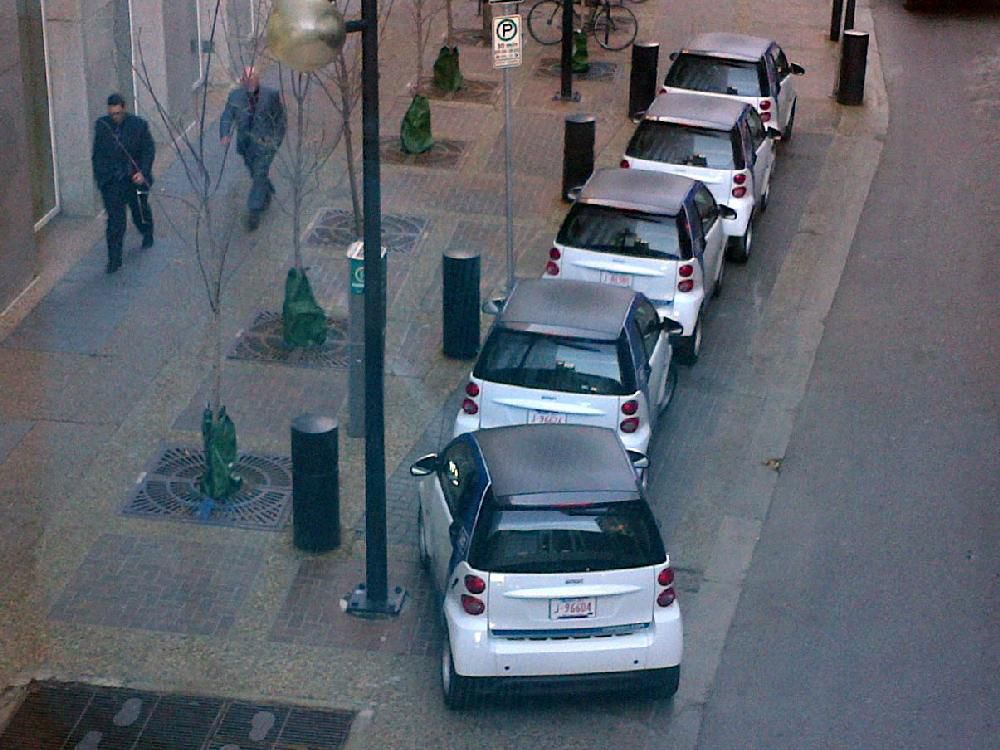
#> input picture cars_and_ped_detection/cars_peds_Img.jpg, 1000 x 750 px
$ python cars_ped_tracking.py
#> lines starting #> are read from the running program, lines starting #| are printed output that depends on the picture; after the words box and inside, x2 and y2 are one past the last pixel; in counts of white or black regions, pixels touching at a corner belong together
'''
we are again using pre-trained datasets/model from the openCv library.
'''

import cv2

'''
#Our Car Image
img_file = 'cars_Img.jpg'
#path to our training file
path = 'cars_train.xml'

#Our cv image
cv_img = cv2.imread(img_file)
#converting to B/w (for haar features detection)
gray_img = cv2.cvtColor(cv_img, cv2.COLOR_BGR2GRAY)
#create model for car classification
car_detector_model = cv2.CascadeClassifier('cars_train.xml')

#make model to detect cars
detected_cars = car_detector_model.detectMultiScale(gray_img)       #detectMultiscale -> detect cars of all scale, wheteher smalls or large

#Now our detected cars contains cordinates [x,y,h,w] of the car location.
#(x,y) location of upper-left-corner and h = ht and w = width of rectangle
for (x,y,h,w) in detected_cars:
    cv2.rectangle(cv_img, (x,y), (x+w, y+h), (0,0,255), 3)

cv2.imshow('This is the image that comupter sees',cv_img)

#Don't autoclose, wait for some key to be pressed
cv2.waitKey(0)
'''


#Our Car Image and pedastrian Image
img_file = 'cars_peds_Img.jpg'

#path to our training file
path_cars = 'cars_train.xml'
path_peds = 'peds_train.xml'


#Our cv image
cv_img = cv2.imread(img_file)
#> cv_img is the input picture: shape (750, 1000, 3); mean B, G, R 108.2, 99.1, 93.5
#converting to B/w (for haar features detection)
gray_img = cv2.cvtColor(cv_img, cv2.COLOR_BGR2GRAY)
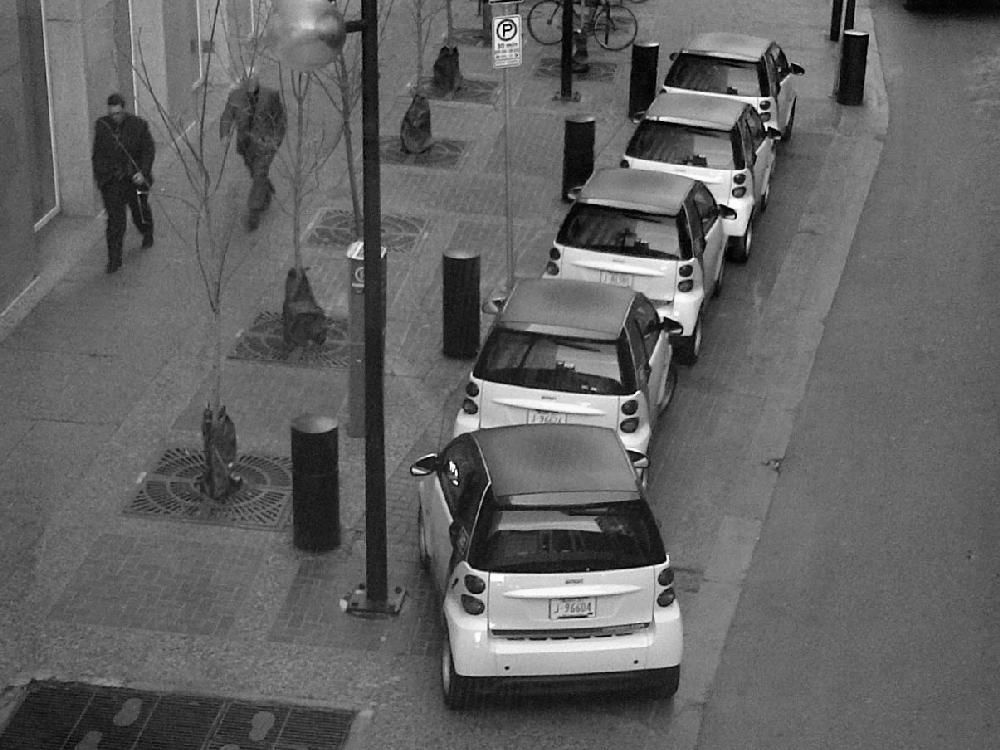
#> gray_img: shape (750, 1000); min 0, max 255, mean 98.4
#create model for car classification
car_detector_model = cv2.CascadeClassifier(path_cars)
ped_detector_model = cv2.CascadeClassifier(path_peds)

#make model to detect cars
#detectMultiscale -> detect cars of all scale, wheteher smalls or large
detected_cars = car_detector_model.detectMultiScale(gray_img)
#> detected_cars = ()
detected_peds = ped_detector_model.detectMultiScale(gray_img)
#> detected_peds = [[182, 375, 70, 141], [55, 46, 129, 259]]

#Now our detected cars/peds contains cordinates [x,y,h,w] of the car/peds location.
#(x,y) location of upper-left-corner and h = ht and w = width of rectangle
for (x,y,h,w) in detected_cars:
    cv2.rectangle(cv_img, (x,y), (x+w, y+h), (0,0,255), 3)
#> this loop made 0 passes

for (x,y,h,w) in detected_peds:
    cv2.rectangle(cv_img, (x,y), (x+w, y+h), (0,255,0), 2)
#> this loop made 2 passes
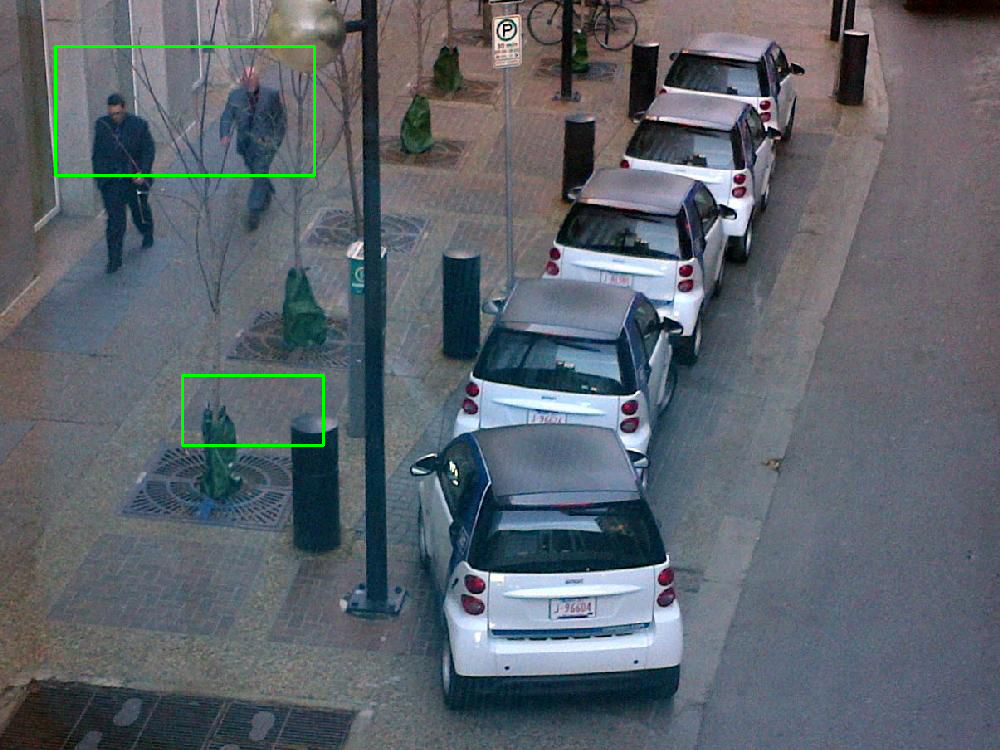
#> cv_img: shape (750, 1000, 3); 0.48% of pixels changed, all inside (x1, y1, x2, y2) = (54, 45, 325, 447)

cv2.imshow('peds_and_cars',cv_img)

#Don't autoclose, wait for some key to be pressed
cv2.waitKey(0)


print("-------------ENDED------------")

$ run again, with cars_and_ped_detection/cars_Img.jpg copied over cars_and_ped_detection/cars_peds_Img.jpg
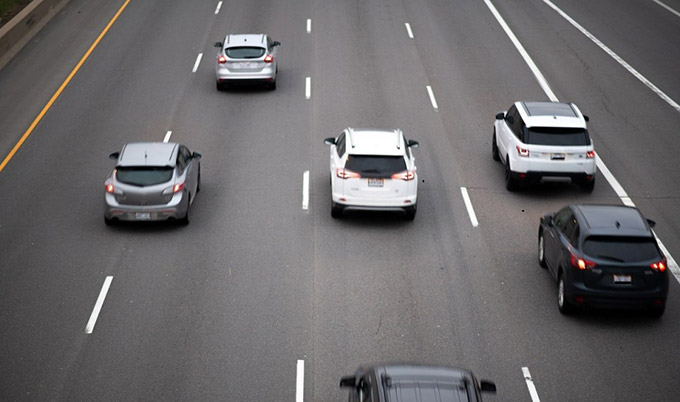
#> input picture cars_and_ped_detection/cars_Img.jpg, 680 x 402 px
#> cv_img is the input picture: shape (402, 680, 3); mean B, G, R 106.9, 105.2, 107.4
#> detected_cars = [[543, 140, 28, 28], [196, 23, 98, 98], [312, 133, 131, 131], [70, 130, 149, 149]]
#> detected_peds = ()
#> the loop `for (x,y,h,w) in detected_cars:` made 4 passes
#> after the loop `for (x,y,h,w) in detected_cars:`:
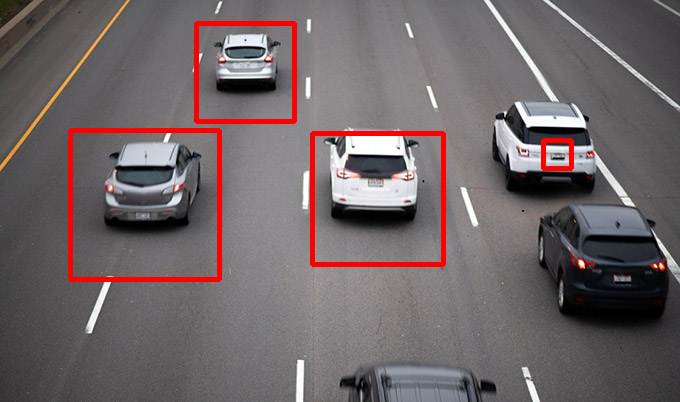
#> cv_img: shape (402, 680, 3); 2.95% of pixels changed, all inside (x1, y1, x2, y2) = (68, 21, 574, 282)
